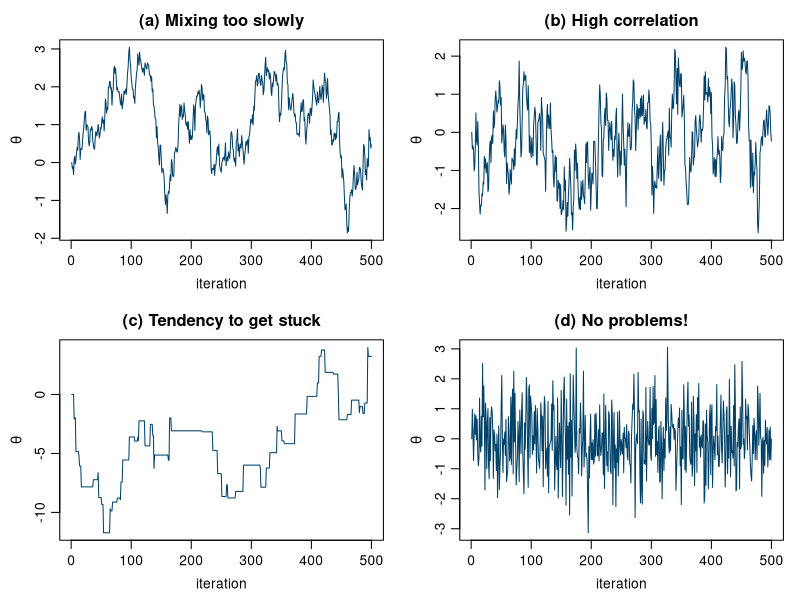
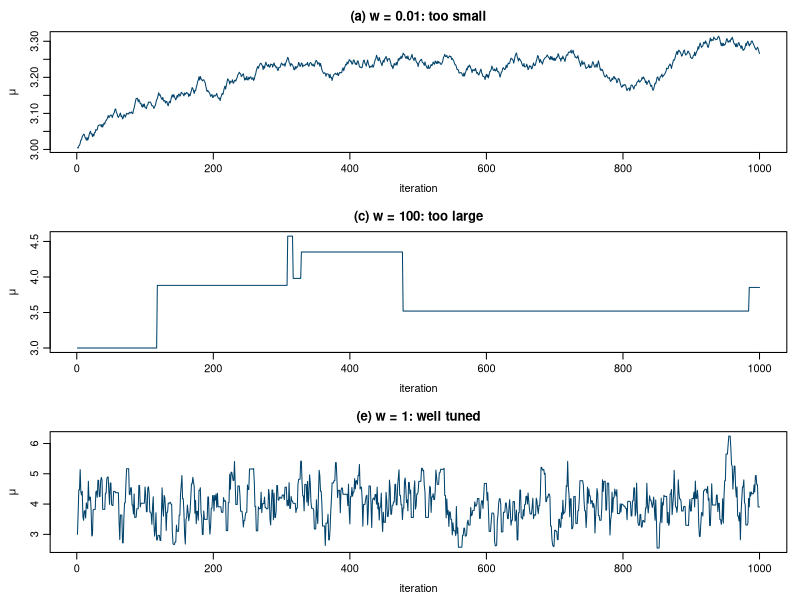

Recreate these plots in R, in order.
## ---- chunk 1
knitr::opts_chunk$set(echo = TRUE, fig.align = "center")
## ---- chunk 2
set.seed(1)
N <- 500

# helper: simulate an AR(1) chain  x_t = phi * x_{t-1} + noise
ar1 <- function(N, phi, sd = 1) {
  x <- numeric(N)
  for (i in 2:N) x[i] <- phi * x[i - 1] + rnorm(1, 0, sd)
  x
}

# (a) mixing too slowly: extremely persistent -> long, slow waves that
#     have not explored the whole space within N iterations
slow <- ar1(N, phi = 0.995, sd = 0.25)

# (b) high correlation: stationary but very smooth, "snake-like"
hicorr <- ar1(N, phi = 0.9, sd = 0.5)

# (c) gets stuck: random-walk proposals accepted only ~12% of the time,
#     so the chain holds the same value for long stretches
stuck <- numeric(N)
for (i in 2:N) {
  prop <- stuck[i - 1] + rnorm(1, 0, 1.5)
  stuck[i] <- if (runif(1) < 0.12) prop else stuck[i - 1]
}

# (d) no problems: near-independent draws -> dense "hairy caterpillar"
healthy <- ar1(N, phi = 0.05, sd = 1)

par(mfrow = c(2, 2), mar = c(3.6, 3.6, 2.4, 1), mgp = c(2.1, 0.7, 0))
plot(slow,    type = "l", col = "#01426A", main = "(a) Mixing too slowly",
     xlab = "iteration", ylab = expression(theta))
plot(hicorr,  type = "l", col = "#01426A", main = "(b) High correlation",
     xlab = "iteration", ylab = expression(theta))
plot(stuck,   type = "l", col = "#01426A", main = "(c) Tendency to get stuck",
     xlab = "iteration", ylab = expression(theta))
plot(healthy, type = "l", col = "#01426A", main = "(d) No problems!",
     xlab = "iteration", ylab = expression(theta))
## ---- chunk 3
K <- 100
data.frame(
  parameters = c(1, 2, 3, 5, 10),
  grid_points = sprintf("%.0e", K^c(1, 2, 3, 5, 10))
)
## ---- chunk 4
one_mh_iteration <- function(w, current) {
  # STEP 1: propose the next location from Unif(current - w, current + w)
  proposal <- runif(1, min = current - w, max = current + w)
  # STEP 2: decide whether to move there
  proposal_plaus <- dnorm(proposal, 0, 1) * dnorm(6.25, proposal, 0.75)
  current_plaus  <- dnorm(current, 0, 1) * dnorm(6.25, current, 0.75)
  alpha <- min(1, proposal_plaus / current_plaus)
  next_stop <- sample(c(proposal, current), size = 1, prob = c(alpha, 1 - alpha))
  data.frame(proposal, alpha, next_stop)
}

mh_tour <- function(N, w) {
  current <- 3
  mu <- rep(0, N)
  for (i in 1:N) {
    sim <- one_mh_iteration(w = w, current = current)
    mu[i] <- sim$next_stop
    current <- sim$next_stop
  }
  data.frame(iteration = 1:N, mu)
}

set.seed(84735)
tour_small <- mh_tour(N = 1000, w = 0.01)   # (a) very small w
tour_big   <- mh_tour(N = 1000, w = 100)    # (c) very large w
tour_good  <- mh_tour(N = 1000, w = 1)      # (e) well-tuned w
## ---- chunk 5
par(mfrow = c(3, 1), mar = c(3.6, 3.8, 2.4, 1), mgp = c(2.2, 0.7, 0))
plot(tour_small, type = "l", col = "#01426A",
     main = "(a) w = 0.01: too small", xlab = "iteration", ylab = expression(mu))
plot(tour_big, type = "l", col = "#01426A",
     main = "(c) w = 100: too large", xlab = "iteration", ylab = expression(mu))
plot(tour_good, type = "l", col = "#01426A",
     main = "(e) w = 1: well tuned", xlab = "iteration", ylab = expression(mu))
## ---- chunk 6
for (w in c(0.01, 0.5, 1, 3)) {
  set.seed(1)
  cat(sprintf("one_mh_iteration(w = %s, current = 3):\n", w))
  print(round(one_mh_iteration(w = w, current = 3), 5))
  cat("\n")
}
